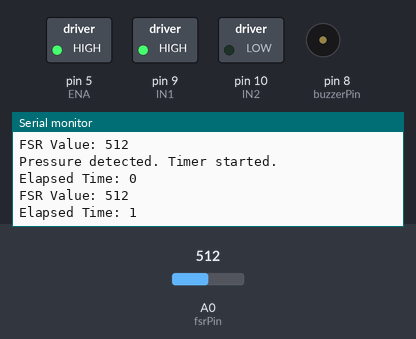
Simulated run of this sketch. Board: Arduino Uno, built with avr-gcc and run on an emulated ATmega328P. Parts: switched loads named in the sketch (green lamp = pin HIGH), buzzer (waves = sounding, pin HIGH), the last lines printed to the serial monitor. The inputs (shaded band) are chosen by the test bench; at power-on: A0 (fsrPin) = 512.

Above: at 1.8 s.
1.9 s: A0 (fsrPin) set to 105
At 2.8 s:
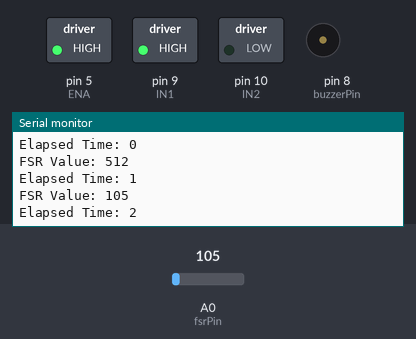
3.4 s: A0 (fsrPin) set to 90
At 4.5 s:
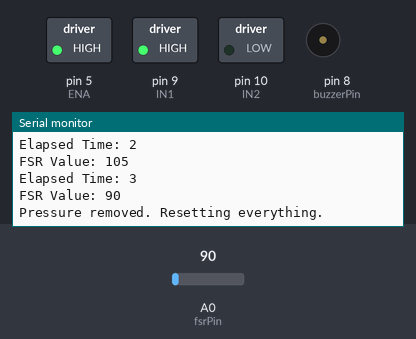
Timing chart, 0 to 6.4 s (numbered marks = the images above; inputs shaded):
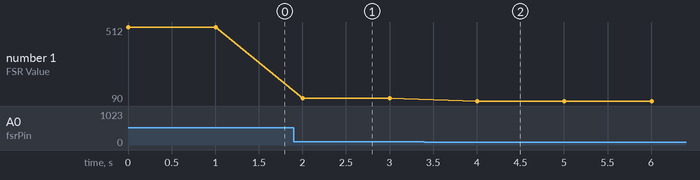

The sketch:

Smart-Step-Safety-System.ino
```cpp
// Pin Definitions
int fsrPin = A0;       // FSR sensor connected to A0
int buzzerPin = 8;     // Passive buzzer connected to D8
int IN1 = 9;           // Motor driver input pin 1
int IN2 = 10;          // Motor driver input pin 2
int ENA = 5;           // Motor driver enable pin (PWM)

// Variables
int fsrValue = 0;      // To store FSR readings
int threshold = 100;   // FSR threshold value for detection
unsigned long startTime = 0;
bool pressureDetected = false;
bool buzzerActivated = false;
bool motorSpeedReduced = false;

void setup() {
  pinMode(fsrPin, INPUT);
  pinMode(buzzerPin, OUTPUT);
  pinMode(IN1, OUTPUT);
  pinMode(IN2, OUTPUT);
  pinMode(ENA, OUTPUT);

  // Start serial communication for debugging
  Serial.begin(9600);

  // Initialize motor direction and full speed
  digitalWrite(IN1, HIGH);
  digitalWrite(IN2, LOW);
  analogWrite(ENA, 255);  // Full motor speed
}

void loop() {
  // Read FSR sensor value
  fsrValue = analogRead(fsrPin);

  // Print FSR value to Serial Monitor for debugging
  Serial.print("FSR Value: ");
  Serial.println(fsrValue);

  // Check if pressure exceeds threshold
  if (fsrValue > threshold) {
    if (!pressureDetected) {
      // Start timer when pressure is detected for the first time
      startTime = millis();
      pressureDetected = true;
      Serial.println("Pressure detected. Timer started.");
    }

    // Calculate elapsed time since pressure was first detected
    unsigned long elapsedTime = millis() - startTime;
    Serial.print("Elapsed Time: ");
    Serial.println(elapsedTime / 1000); // Print elapsed time in seconds

    // If pressure has been detected for 1 minute, activate the buzzer
    if (elapsedTime >= 30000 && !buzzerActivated) { // 1 minute = 60,000 milliseconds
      tone(buzzerPin, 1000); // Sound the buzzer at 1000 Hz
      buzzerActivated = true;
      Serial.println("Buzzer activated for 1 minute of pressure.");
    }

    // If pressure continues for an additional 1 minute after the buzzer sounds, reduce motor speed
    if (buzzerActivated && elapsedTime >= 60000 && !motorSpeedReduced) { // 2 minutes total
      analogWrite(ENA, 128);  // Set motor to half speed
      motorSpeedReduced = true;
      Serial.println("Motor speed reduced to half.");
    }
  } else {
    // Reset everything if pressure is removed
    pressureDetected = false;
    buzzerActivated = false;
    motorSpeedReduced = false;
    noTone(buzzerPin);          // Turn off buzzer
    analogWrite(ENA, 255);      // Return motor to full speed

    Serial.println("Pressure removed. Resetting everything.");
  }

  // Add a small delay to make the Serial Monitor readable
  delay(1000);  // Delay for 1 second
}
```

Measured:
- the behaviour switches between 101 and 100 on A0 (fsrPin) (found by bisection; images 1 and 2)
- after the input at 1.9 s, the serial monitor: prints a new line after 0.10 s (image 1)
- after the input at 3.4 s, the serial monitor: prints a new line after 0.61 s (image 2)
- plotted number 1: 512 → 105 after the input at 1.9 s, 105 → 90 after the input at 3.4 s
